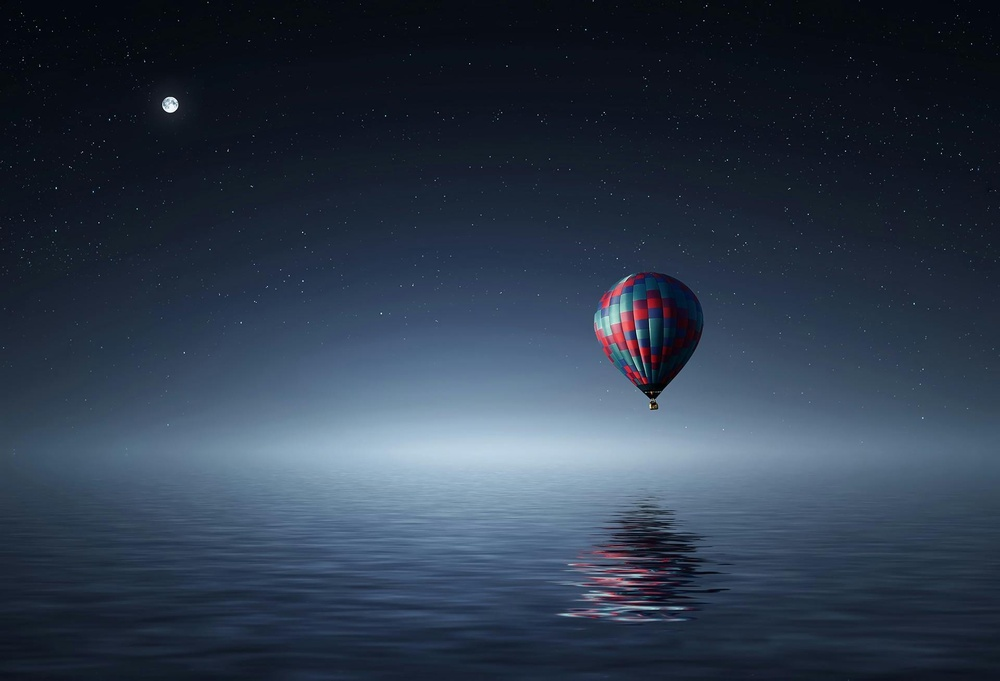
#> input picture contents/Sample-Image.jpg, 1000 x 681 px, shrunk from 1920 x 1307 before the run
$ jupyter execute al4.ipynb
#> lines starting #> are read from the running program, lines starting #| are printed output that depends on the picture
## Action Learning 4
- Convert RGB to Grayscale Image

[Reference](https://www.geeksforgeeks.org/python/opencv-overview/)

[cell 1]
import cv2
import numpy as np
import matplotlib.pyplot as plt
import os

image by [Bess Hamiti](https://www.pexels.com/photo/red-and-blue-hot-air-balloon-floating-on-air-on-body-of-water-during-night-time-36487/)

[cell 2]
img_path = os.path.join(os.getcwd(), 'contents','Sample-Image.jpg')
img = cv2.imread(img_path)
#> img is the input picture: shape (681, 1000, 3); mean B, G, R 75.7, 58.2, 45.3

if img is None:
	print(f"Error: Could not load image from {img_path}")
	print("Please check if the file exists and the path is correct.")
else:
    # converting to RGB
    img_rgb, img_gray = cv2.cvtColor(img, cv2.COLOR_BGR2RGB), cv2.cvtColor(img, cv2.COLOR_BGR2GRAY)
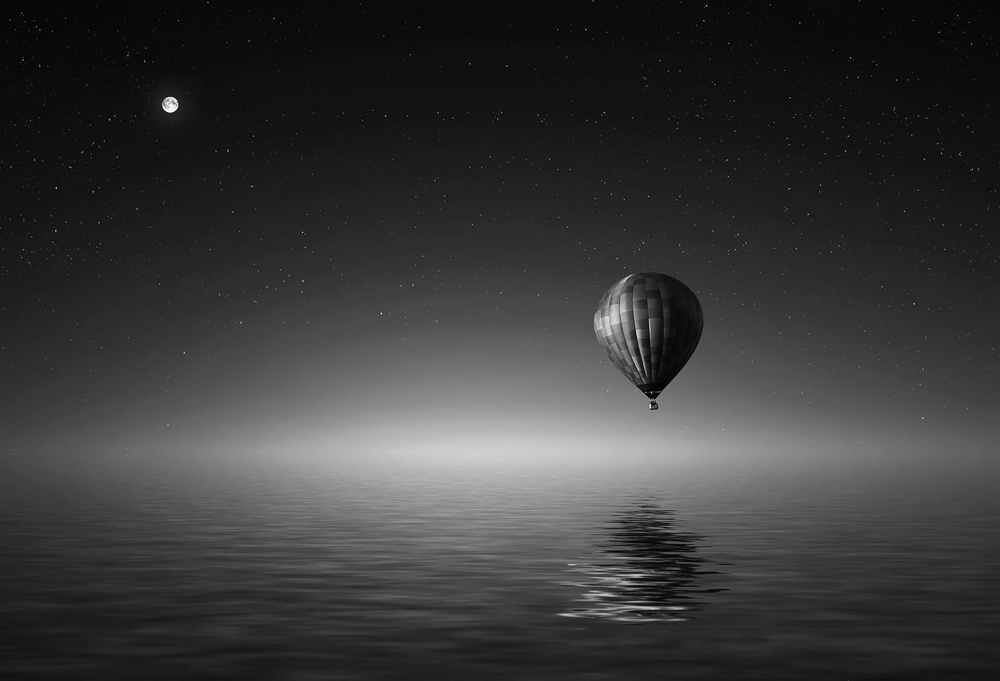
#> img_gray: shape (681, 1000); min 0, max 254, mean 56.3

    plt.figure(figsize=(12,5))
    plt.subplot(1, 2, 1)
    plt.imshow(img_rgb)
    plt.axis('off')
    plt.title('RGB Image')

    plt.subplot(1, 2, 2)
    plt.imshow(img_gray, cmap='gray')
    plt.axis('off')
    plt.title('Grayscale Image')
    plt.tight_layout()
    plt.show()
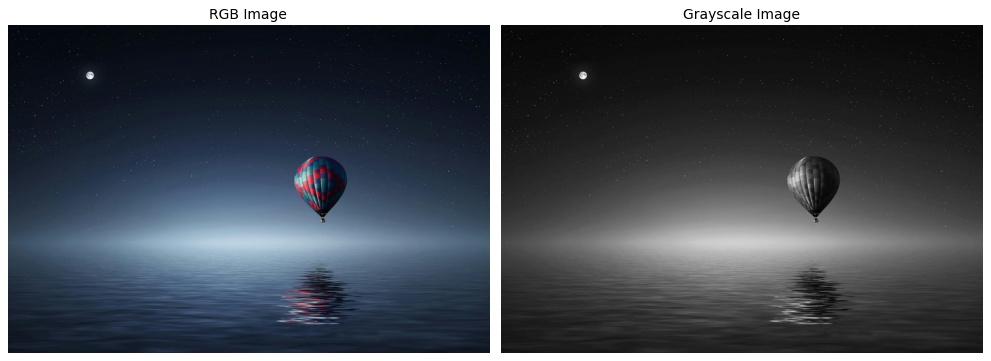
#> figure drawn by matplotlib, 2 panels
